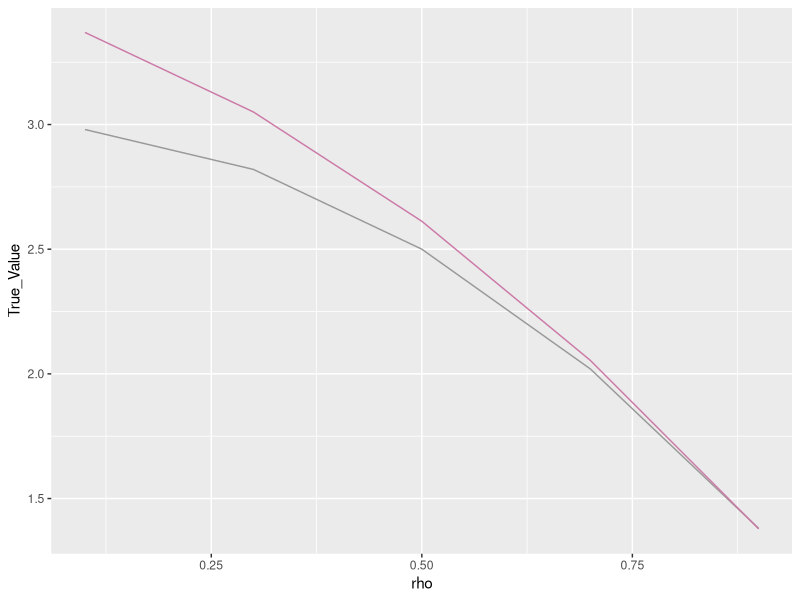

Write R code to recreate this figure.
### In this document, I'll present some results from the large sample illustration
### of exploration1, where we used lm to estimate \hat{y}

library("ggplot2")

setwd("~/Working/Ning/Giles_Project_1/Code/Lu_Implementation/12-08/")

explor1_rho1 = data.matrix(read.csv("./explore_1_lm_large_rho1.csv"))[,-1]
explor1_rho3 = data.matrix(read.csv("./explore_1_lm_large_rho3.csv"))[,-1]
explor1_rho5 = data.matrix(read.csv("./explore_1_lm_large_rho5.csv"))[,-1]
explor1_rho7 = data.matrix(read.csv("./explore_1_lm_large_rho7.csv"))[,-1]
explor1_rho9 = data.matrix(read.csv("./explore_1_lm_large_rho9.csv"))[,-1]

bias_estimation <- rbind(colMeans(explor1_rho1), colMeans(explor1_rho3),
                         colMeans(explor1_rho5), colMeans(explor1_rho7),
                         colMeans(explor1_rho9))
bias_estimation <- cbind(bias_estimation, rowSums(bias_estimation) - 2*bias_estimation[,3])
bias_estimation <- cbind(bias_estimation, 3-2*(seq(1,9,2)/10)^2, (seq(1,9,2)/10))
bias_estimation <- data.frame(bias_estimation)
colnames(bias_estimation) <- c("First_Term", "Second_Term", "Third_Term",
                               "Forth_Term", "Estimate", "True_Value", "rho")

estimation_plot = ggplot(data = bias_estimation, aes(x = rho))   +
     geom_line(aes(x = rho, y = Second_Term), color = "#D16103") +
     geom_line(aes(x = rho, y = Third_Term), color = "#52854C")  + 
     geom_line(aes(x = rho, y = Forth_Term), color = "#4E84C4")  +
     geom_line(aes(x = rho, y = True_Value), color = "#999999") 

estimation_plot = ggplot(data = bias_estimation, aes(x = rho)) + 
  geom_line(aes(x = rho, y = True_Value), color = "#999999") +
  geom_line(aes(x = rho, y = Estimate), color = "#CC79A7")
  


